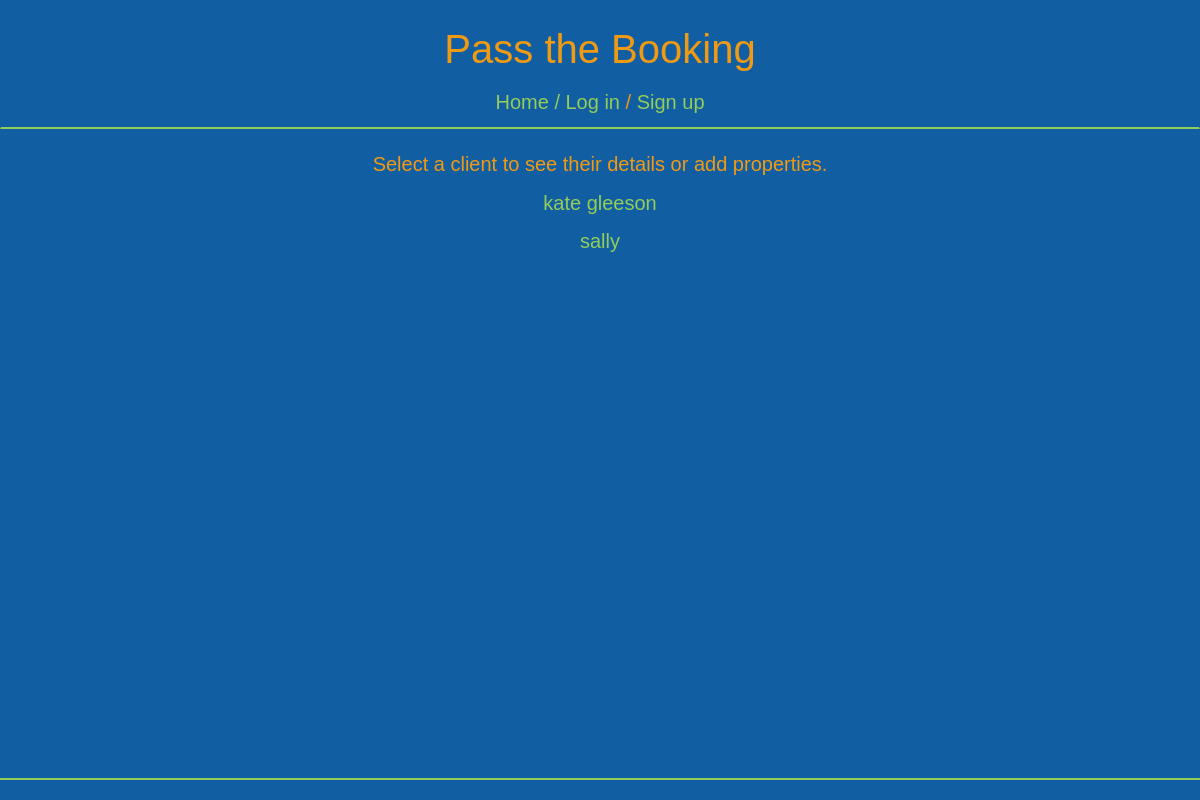
Before: /clients/ with the older database file.
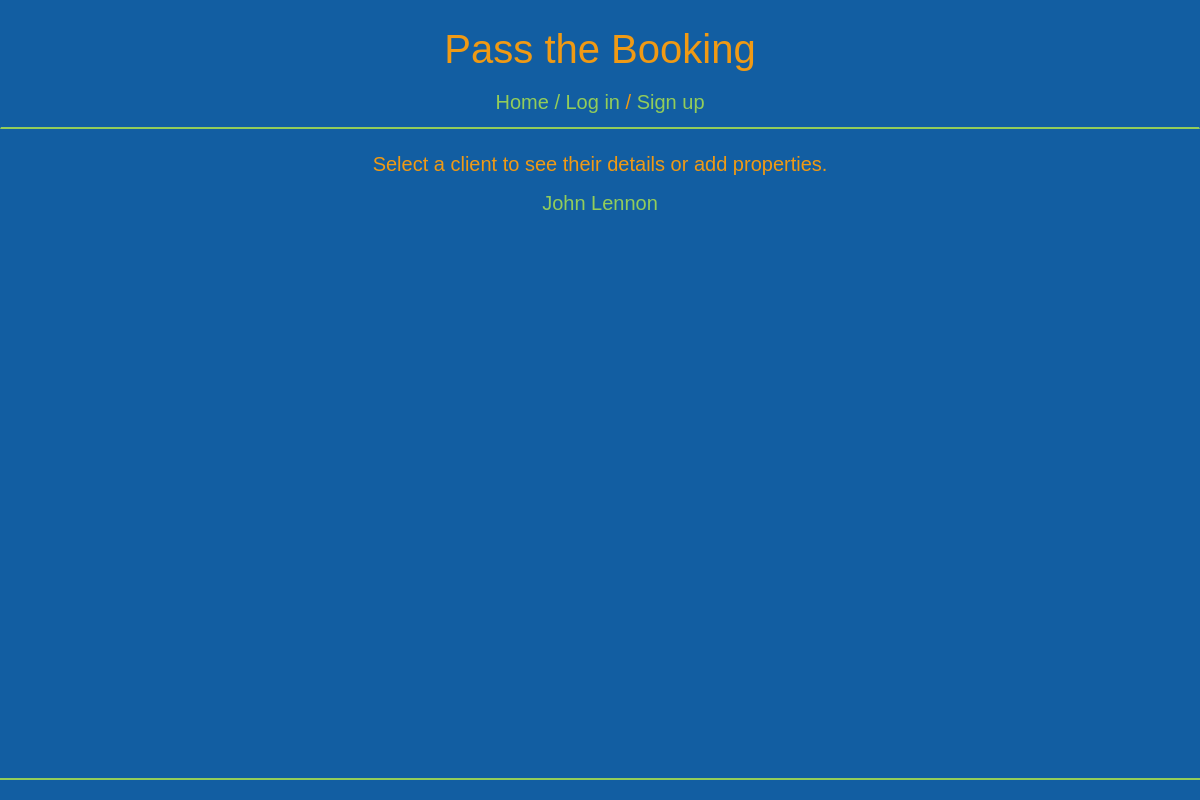
After: the same page with the newer database file.
### pass_the_booking/models.py (models this page shows)
class Client(models.Model):
    name = models.CharField(max_length=200)
    email = models.EmailField(max_length=254)
    dob = models.DateField()
    telephone = models.CharField(max_length=200)

### pass_the_booking/views/clients.py (the view)
# urls.py: url(r'^clients/$', views.client_list, name='client_list'),
def client_list(request):
    clients = Client.objects.order_by('name')
    return render(request, 'pass_the_booking/clients/client_list.html', {'clients': clients})

### pass_the_booking/templates/pass_the_booking/clients/client_list.html (shortened to what this page needs)
{% extends 'pass_the_booking/base.html' %}
{% block content %}
<div class='main'>
  <p>Select a client to see their details or add properties.</p>
  {% for client in clients %}
    <div>
      <p><a href="{% url 'client_detail' pk=client.pk %}">{{ client.name }}</a></p>
    </div>
  {% endfor %}
</div>
<div class=bottom-navbar>
</div>
{% endblock %}

Changed rows visible on the page:
removed Client: name "kate gleeson"
removed Client: name "sally"
added Client: name "John Lennon"
